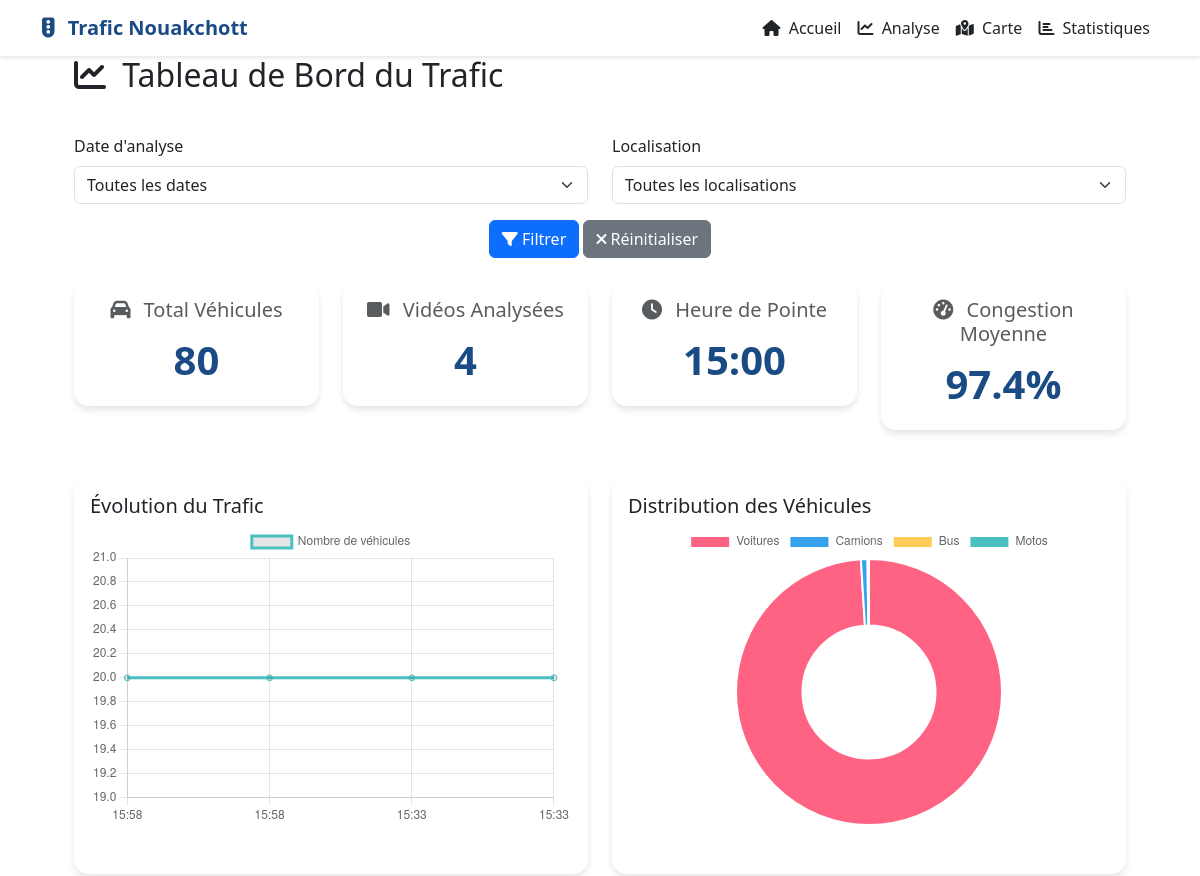
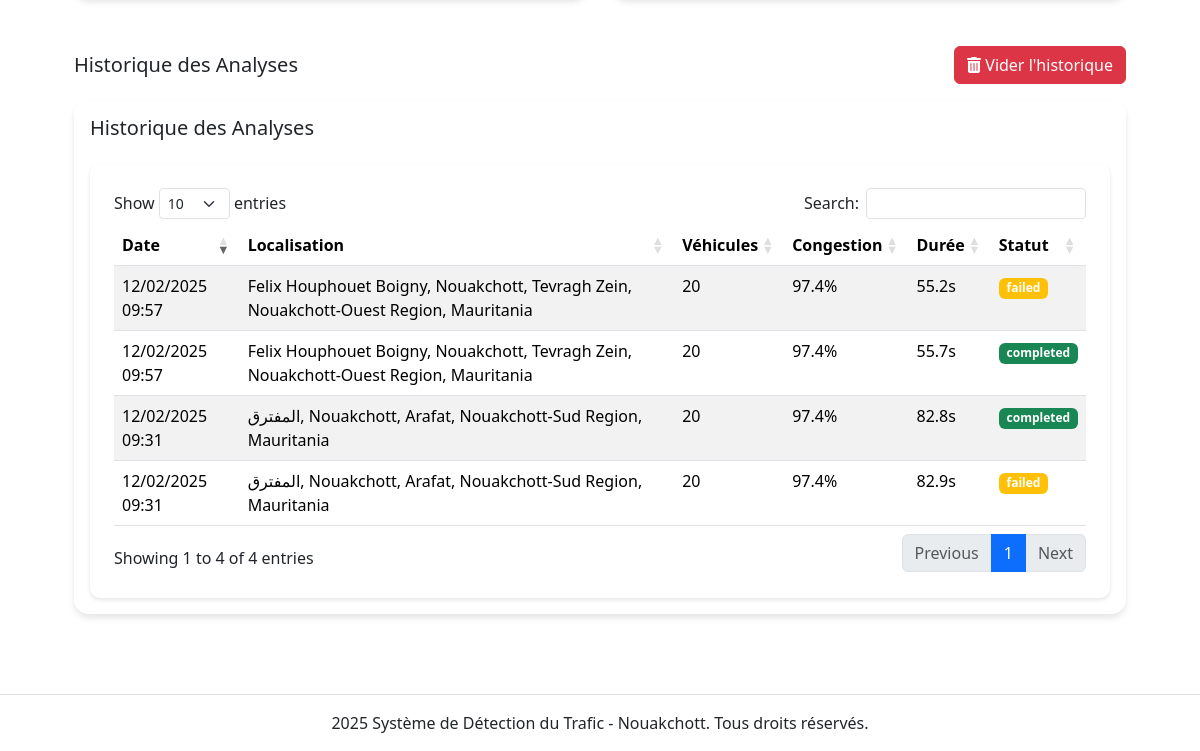
Page /stats/ on the earlier database version (2 pictures, top to bottom).
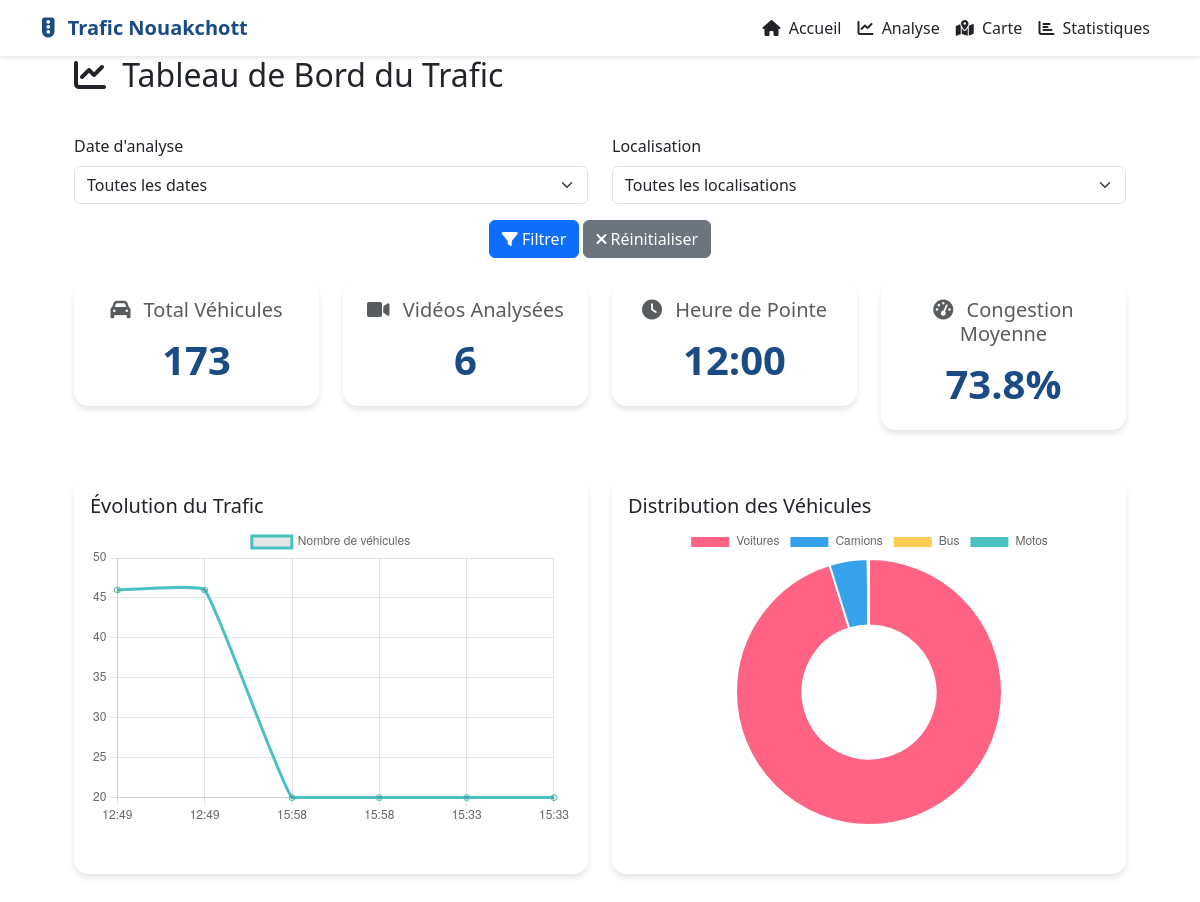
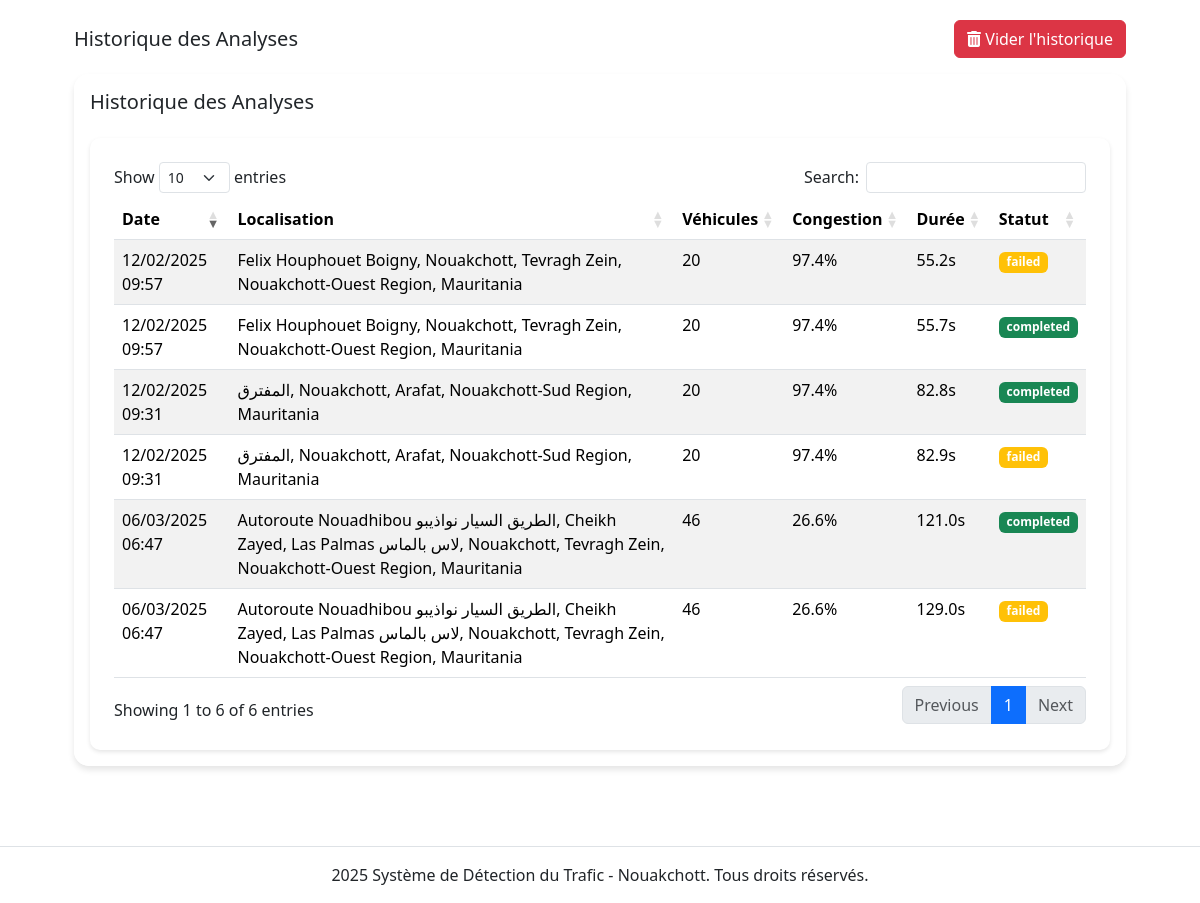
Same page on the later database version (2 pictures, top to bottom).
### traffic_app/models.py (models this page shows, shortened)
class VideoUpload(models.Model):
    video_file = models.FileField(upload_to='uploads/')
    upload_date = models.DateTimeField(auto_now_add=True)
    processed = models.BooleanField(default=False)
    location = models.CharField(max_length=255, default="Nouakchott, Mauritanie")
    vehicle_count = models.IntegerField(default=0)
    congestion_level = models.FloatField(default=0.0)
    processing_time = models.FloatField(default=0.0)  # en secondes
    status = models.CharField(max_length=50, default='pending')
    error_message = models.TextField(blank=True, null=True)

### traffic_app/views.py (the view)
# urls.py: path('stats/', views.stats_view, name='stats'),
def stats_view(request):
    available_dates = VideoUpload.objects.dates('upload_date', 'day', order='DESC')
    available_locations = VideoUpload.objects.values_list('location', flat=True).distinct()
    selected_date = request.GET.get('selected_date', '')
    selected_location = request.GET.get('selected_location', '')
    filters = Q()
    if selected_date:
        try:
            selected_date = datetime.strptime(selected_date, "%Y-%m-%d").strftime("%Y-%m-%d")
            filters &= Q(upload_date__date=selected_date)
        except ValueError:
            selected_date = ''
    if selected_location:
        filters &= Q(location=selected_location)
    video_uploads = VideoUpload.objects.filter(filters).order_by('-upload_date')
    traffic_filters = Q()
    if selected_date:
        traffic_filters &= Q(timestamp__date=selected_date)
    if selected_location:
        traffic_filters &= Q(location_name=selected_location)
    latest_data = TrafficData.objects.filter(traffic_filters).order_by('-timestamp')
    vehicles = Vehicle.objects.all()
    total_vehicles_real = sum(data.vehicle_count for data in latest_data)
    total_vehicles = max(1, total_vehicles_real // 10)  # Assure qu'on a au moins 1 véhicule
    total_videos = video_uploads.count()
    avg_congestion = round(
        (sum(data.congestion_level for data in latest_data) / len(latest_data) * 100) if latest_data else 0, 1
    )
    hour_counts = {}
    for data in latest_data:
        hour = data.timestamp.strftime('%H:00')
        hour_counts[hour] = hour_counts.get(hour, 0) + data.vehicle_count
    peak_hour = max(hour_counts.items(), key=lambda x: x[1])[0] if hour_counts else "N/A"
    traffic_labels = [data.timestamp.strftime('%H:%M') for data in latest_data]
    traffic_data = [max(1, data.vehicle_count // 10) for data in latest_data]  # Appliquer la correction 10 %
    vehicle_types = ['Voitures', 'Camions', 'Bus', 'Motos']
    vehicle_counts = [
    max(1, vehicles.filter(vehicle_type='car').count() // 10),
    max(1, vehicles.filter(vehicle_type='truck').count() // 10),
    max(1, vehicles.filter(vehicle_type='bus').count() // 10),
    max(1, vehicles.filter(vehicle_type='motorcycle').count() // 10)
   ]
    analysis_history = [
        {
            'upload_date': upload.upload_date,
            'location': upload.location,
            'vehicle_count': max(1, upload.vehicle_count // 10),  # Appliquer la correction 10 %
            'congestion_level': upload.congestion_level * 100,
            'processing_time': upload.processing_time,
            'status': upload.status
        } for upload in video_uploads
    ]
    context = {
        'total_vehicles': total_vehicles,  # Nombre ajusté à 10%
        'total_videos': total_videos,
        'peak_hour': peak_hour,
        'avg_congestion': avg_congestion,  # En pourcentage
        'traffic_labels': traffic_labels,
        'traffic_data': traffic_data,
        'vehicle_types': vehicle_types,
        'vehicle_counts': vehicle_counts,
        'analysis_history': analysis_history,
        'available_dates': available_dates,
        'available_locations': available_locations,
        'selected_date': selected_date,
        'selected_location': selected_location
    }
    return render(request, 'stats.html', context)

### traffic_app/templates/stats.html (shortened to what this page needs)
{% extends 'base.html' %}
{% block extra_css %}
<link rel="stylesheet" href="https://cdn.jsdelivr.net/npm/chart.js@3.7.0/dist/chart.min.css">
<link rel="stylesheet" href="https://cdn.datatables.net/1.11.5/css/dataTables.bootstrap5.min.css">
{% endblock %}
{% block content %}
<div class="container-fluid py-4">
    <div class="row mb-4">
        <div class="col-12">
            <h2 class="mb-3">
                <i class="fas fa-chart-line me-2"></i>
                Tableau de Bord du Trafic
            </h2>
        </div>
    </div>
    <form method="GET" class="mb-4">
        <div class="row">
            <div class="col-md-6">
                <label for="selected_date" class="form-label">Date d'analyse</label>
                <select id="selected_date" name="selected_date" class="form-select">
                    <option value="">Toutes les dates</option>
                </select>
            </div>
            <div class="col-md-6">
                <label for="selected_location" class="form-label">Localisation</label>
                <select id="selected_location" name="selected_location" class="form-select">
                    <option value="">Toutes les localisations</option>
                </select>
            </div>
        </div>
        <div class="mt-3 text-center">
            <button type="submit" class="btn btn-primary">
                <i class="fas fa-filter"></i> Filtrer
            </button>
            <a href="{% url 'stats' %}" class="btn btn-secondary">
                <i class="fas fa-times"></i> Réinitialiser
            </a>
        </div>
    </form>
    <div class="row">
        <div class="col-md-3">
            <div class="card dashboard-card">
                <div class="card-body text-center">
                    <h5 class="card-title text-muted">
                        <i class="fas fa-car me-2"></i>
                        Total Véhicules
                    </h5>
                    <div class="stat-value" id="total-vehicles">{{ total_vehicles }}</div>
                </div>
            </div>
        </div>
        <div class="col-md-3">
            <div class="card dashboard-card">
                <div class="card-body text-center">
                    <h5 class="card-title text-muted">
                        <i class="fas fa-video me-2"></i>
                        Vidéos Analysées
                    </h5>
                    <div class="stat-value" id="total-videos">{{ total_videos }}</div>
                </div>
            </div>
        </div>
        <div class="col-md-3">
            <div class="card dashboard-card">
                <div class="card-body text-center">
                    <h5 class="card-title text-muted">
                        <i class="fas fa-clock me-2"></i>
                        Heure de Pointe
                    </h5>
                    <div class="stat-value" id="peak-hour">{{ peak_hour }}</div>
                </div>
            </div>
        </div>
        <div class="col-md-3">
            <div class="card dashboard-card">
                <div class="card-body text-center">
                    <h5 class="card-title text-muted">
                        <i class="fas fa-tachometer-alt me-2"></i>
                        Congestion Moyenne
                    </h5>
                    <div class="stat-value" id="avg-congestion">{{ avg_congestion }}%</div>
                </div>
            </div>
        </div>
    </div>
    <div class="row mt-4">
        <div class="col-md-6">
            <div class="card dashboard-card">
                <div class="card-body">
                    <h5 class="card-title">Évolution du Trafic</h5>
                    <div class="chart-container">
                        <canvas id="trafficChart"></canvas>
                    </div>
                </div>
            </div>
        </div>
        <div class="col-md-6">
            <div class="card dashboard-card">
                <div class="card-body">
                    <h5 class="card-title">Distribution des Véhicules</h5>
                    <div class="chart-container">
                        <canvas id="vehicleTypeChart"></canvas>
                    </div>
                </div>
            </div>
        </div>
    </div>
    <div class="row mt-4">
        <div class="d-flex justify-content-between align-items-center mb-3">
            <h5 class="card-title">Historique des Analyses</h5>
            <button id="clear-history-btn" class="btn btn-danger">
                <i class="fas fa-trash-alt"></i> Vider l'historique
            </button>
        </div>
        <div class="col-12">
            <div class="card dashboard-card">
                <div class="card-body">
                    <h5 class="card-title mb-4">Historique des Analyses</h5>
                    <div class="table-container">
                        <table id="history-table" class="table table-striped">
                            <thead>
                                <tr>
                                    <th>Date</th>
                                    <th>Localisation</th>
                                    <th>Véhicules</th>
                                    <th>Congestion</th>
                                    <th>Durée</th>
                                    <th>Statut</th>
                                </tr>
                            </thead>
                            <tbody>
                                {% for analysis in analysis_history %}
                                <tr>
                                    <td>{{ analysis.upload_date|date:"d/m/Y H:i" }}</td>
                                    <td>{{ analysis.location }}</td>
                                    <td>{{ analysis.vehicle_count }}</td>
                                    <td>{{ analysis.congestion_level|floatformat:1 }}%</td>
                                    <td>{{ analysis.processing_time|floatformat:1 }}s</td>
                                    <td>
                                        <span class="badge {% if analysis.status == 'completed' %}bg-success{% else %}bg-warning{% endif %}">
                                            {{ analysis.status }}
                                        </span>
                                    </td>
                                </tr>
                                {% endfor %}
                            </tbody>
                        </table>
                    </div>
                </div>
            </div>
        </div>
    </div>
</div>
{% endblock %}
{% block extra_js %}
<script>
    document.addEventListener("DOMContentLoaded", function () {
        // Initialiser DataTable
        $('#history-table').DataTable({
            order: [[0, 'desc']],
            language: { url: '//cdn.datatables.net/plug-ins/1.11.5/i18n/fr-FR.json' }
        });
        // Données des graphiques
        const trafficLabels = {{ traffic_labels|safe }};
        const trafficData = {{ traffic_data|safe }};
        const vehicleTypes = {{ vehicle_types|safe }};
        const vehicleCounts = {{ vehicle_counts|safe }};
        // Graphique d'évolution du trafic
        const trafficCtx = document.getElementById('trafficChart').getContext('2d');
        new Chart(trafficCtx, {
            type: 'line',
            data: {
                labels: trafficLabels,
                datasets: [{
                    label: 'Nombre de véhicules',
                    data: trafficData,
                    borderColor: 'rgb(75, 192, 192)',
                    tension: 0.1
                }]
            },
            options: { responsive: true, maintainAspectRatio: false }
        });
        // Graphique de distribution des véhicules
        // Données du graphique de distribution des véhicules
        const vehicleCtx = document.getElementById('vehicleTypeChart').getContext('2d');
        new Chart(vehicleCtx, {
            type: 'doughnut',
            data: {
                labels: {{ vehicle_types|safe }},
                datasets: [{
                    data: {{ vehicle_counts|safe }},
                    backgroundColor: ['rgb(255, 99, 132)', 'rgb(54, 162, 235)', 'rgb(255, 205, 86)', 'rgb(75, 192, 192)']
                }]
            },
            options: { responsive: true, maintainAspectRatio: false }
        });
    });
    </script>
{% endblock %}

### traffic_app/templates/base.html (shortened to what this page needs)
<!DOCTYPE html>
<html lang="fr">
<head>
    <link href="https://cdn.jsdelivr.net/npm/bootstrap@5.3.2/dist/css/bootstrap.min.css" rel="stylesheet">
    <link href="https://cdnjs.cloudflare.com/ajax/libs/font-awesome/6.0.0/css/all.min.css" rel="stylesheet">
    {% block extra_css %}{% endblock %}
</head>
<body class="{% block body_class %}{% endblock %}">
    <nav class="navbar navbar-expand-lg navbar-light fixed-top">
        <div class="container">
            <a class="navbar-brand" href="{% url 'index' %}">
                <i class="fas fa-traffic-light me-2"></i>
                Trafic Nouakchott
            </a>
            <div class="collapse navbar-collapse" id="navbarNav">
                <ul class="navbar-nav ms-auto">
                    <li class="nav-item">
                        <a class="nav-link" href="{% url 'Acceuil' %}">
                            <i class="fas fa-home me-1"></i> Accueil
                        </a>
                    </li>
                    <li class="nav-item">
                        <a class="nav-link" href="{% url 'index' %}">
                            <i class="fas fa-chart-line me-1"></i> Analyse
                        </a>
                    </li>
                    <li class="nav-item">
                        <a class="nav-link" href="{% url 'map_view' %}">
                            <i class="fas fa-map-marked-alt me-1"></i> Carte
                        </a>
                    </li>
                    <li class="nav-item">
                        <a class="nav-link" href="{% url 'stats' %}">
                            <i class="fas fa-chart-bar me-1"></i> Statistiques
                        </a>
                    </li>
                </ul>
            </div>
        </div>
    </nav>
    <div class="main-container container">
        {% block content %}{% endblock %}
    </div>
    <footer class="footer">
        <div class="container">
            <p class="mb-0"> 2025 Système de Détection du Trafic - Nouakchott. Tous droits réservés.</p>
        </div>
    </footer>
    {% block extra_js %}{% endblock %}
</body>
</html>

### traffic_app/templates/base.html (style rules this page uses)
:root { --primary-color: #1a4b84; --secondary-color: #2c7be5; --background-color: #ffffff; --gradient-bg: #ffffff; }
body { font-family: 'Segoe UI', Tahoma, Geneva, Verdana, sans-serif; color: #212529; background: var(--background-color); }
body:not(.homepage) { background: var(--background-color); }
.navbar { background: rgba(255, 255, 255, 0.95) !important; box-shadow: 0 2px 4px rgba(0, 0, 0, 0.1); transition: all 0.3s ease; }
.navbar-brand { font-weight: bold; color: #1a4b84 !important; }
.nav-link { color: #212529 !important; transition: all 0.3s ease; }
.main-container { padding: 2rem; min-height: calc(100vh - 160px); }
.footer { background: rgba(255, 255, 255, 0.95); color: #212529; padding: 1rem 0; text-align: center; border-top: 1px solid #dee2e6; }
.card { border: none; border-radius: 15px; box-shadow: 0 4px 6px rgba(0,0,0,0.1); transition: transform 0.3s ease, box-shadow 0.3s ease; background: rgba(255, 255, 255, 0.95); backdrop-filter: blur(5px); color: #212529; }

### traffic_app/templates/stats.html (style rules this page uses)
.dashboard-card { transition: transform 0.3s ease, box-shadow 0.3s ease; margin-bottom: 1.5rem; }
.stat-value { font-size: 2.5rem; font-weight: bold; color: var(--primary-color); }
.chart-container { position: relative; height: 300px; margin-bottom: 2rem; }
.table-container { background: white; padding: 1.5rem; border-radius: 10px; box-shadow: 0 2px 4px rgba(0,0,0,0.1); }

Differences in the rows shown:
added VideoUpload: upload_date "06/03/2025 06:47", location "Autoroute Nouadhibou الطريق السيار نواذيبو, Cheikh Zayed, Las Palmas لاس بالماس, Nouakchott, Tevragh Zein, Nouakchott-Ouest Region, Mauritania", processing_time "121.0", status "completed"
added VideoUpload: upload_date "06/03/2025 06:47", location "Autoroute Nouadhibou الطريق السيار نواذيبو, Cheikh Zayed, Las Palmas لاس بالماس, Nouakchott, Tevragh Zein, Nouakchott-Ouest Region, Mauritania", processing_time "129.0", status "failed"
Other differences:
{{ total_vehicles }}: "80" → "173"
{{ total_videos }}: "4" → "6"
{{ peak_hour }}: "15:00" → "12:00"
{{ avg_congestion }}: "97.4" → "73.8"
chart data {{ traffic_labels|safe }}: ['15:58', '15:58', '15:33', '15:33'] → ['12:49', '12:49', '15:58', '15:58', '15:33', '15:33']
chart data {{ traffic_data|safe }}: [20, 20, 20, 20] → [46, 46, 20, 20, 20, 20]
chart data {{ vehicle_counts|safe }}: [1118, 9, 1, 1] → [1252, 61, 1, 1]
text written by a page script: "Show entries Search: Showing 1 to 4 of 4 entries Previous 1 Next" → "Show entries Search: Showing 1 to 6 of 6 entries Previous 1 Next"
new list line: "46 26.6 % s"
